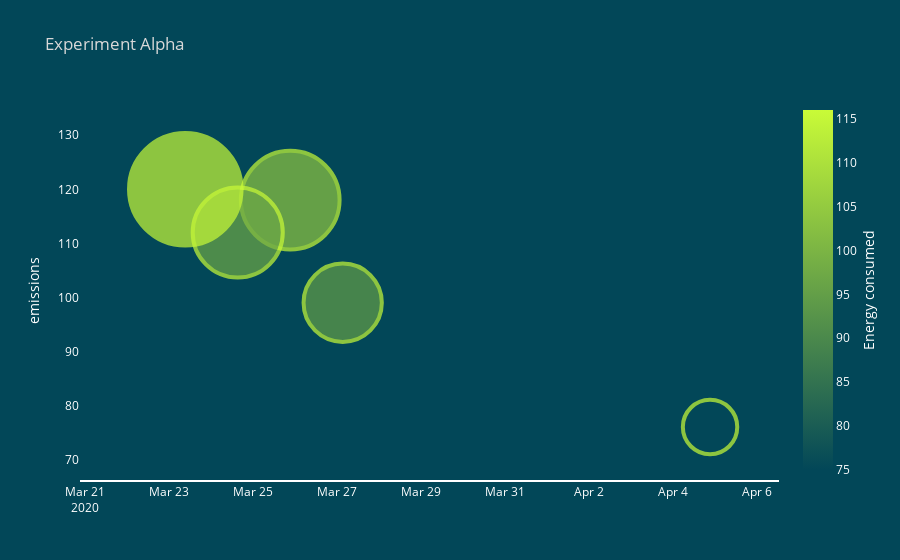

Write notebook code for a chart like this one.
### Markdown cell above
<font size =3>On y est presque !<br>
    
On va maintenant retravailler les "<b> bulles</b>". <br><br>
On va d'abord ajouter un titre à notre color bar avec <b>marker_colorbar_title</b> et, comme il est un peu long, on va le positionner sur le côté avec <b>marker_colorbar_title_side='right'</b> (on a la choix entre right, top, bottom ).<br><br>
On va changer la palette de la colorbar avec <b>marker_colorscale</b>.Comme vous pouvez le voir il suffit de lui donner une liste de couleur (ici 2 mais j'aurais pu lui en donner une 3e pour créer une palette divergente). J'ajoute un contour avec <b>marker_line_color</b> et je défini la largeur du contour avec <b>marker_line_width</b>
    

    
 </font>

### Code cell
fig= go.Figure(
go.Scatter(x=df.timestamp, y=df.emissions, mode='markers', 
               #taille des markers
               marker_size=df.duration, marker_sizeref=2.*max(df.duration)/(15**2), marker_sizemin=10, #marker_line=dict(width=2, color='red')
                #couleur des markers
               marker_color=df.energy_consumed, marker_showscale=True, 
               marker_colorbar_title="Energy consumed",marker_colorbar_title_side='right',
               marker_colorscale=[darkgreen,vividgreen],marker_line_color=vividgreen, marker_line_width= 4,
               #hover 
               text= df.project_name ,
                hovertemplate="<b>%{text}</b><br><br>"+"emissions:%{y} kg eq. CO2<br>"+
               "Energy consumed :%{marker.color} kWh <br>"+ "duration: %{marker.size} min<extra></extra>"#<extra></extra> is used to remove the side box of the hover
))

fig.update_layout(
        title_text= "Experiment Alpha ",
        title_font_color= titleColor,
        font= dict(color='white'),
        paper_bgcolor=darkgreen,
        plot_bgcolor=darkgreen,
        )
fig.update_xaxes(showgrid=False, showline=True, linewidth=2, linecolor='white',)
fig.update_yaxes(showgrid=False, visible=True, title="emissions")

fig.show()

### Figure 1 — Plotly figure (JSON) as saved in the notebook; plotly's stock layout.template omitted (floating-point values rounded to 4 significant figures)
{"data": [{"hovertemplate": "<b>%{text}</b><br><br>emissions:%{y} kg eq. CO2<br>Energy consumed :%{marker.color} kWh <br>duration: %{marker.size} min<extra></extra>", "marker": {"color": [104, 75, 97, 116, 95], "colorbar": {"title": {"side": "right", "text": "Energy consumed"}}, "colorscale": [[0, "#024758"], [1, "#c9fb37"]], "line": {"color": "#c9fb37", "width": 4}, "showscale": true, "size": [695, 383, 634, 792, 551], "sizemin": 10, "sizeref": 7.04}, "mode": "markers", "text": ["project_alpha", "project_beta", "project_delta", "project_gamma", "project_theta"], "type": "scatter", "x": ["2020-03-25T21:26:11", "2020-04-04T21:26:11", "2020-03-24T15:26:11", "2020-03-23T09:26:11", "2020-03-27T03:26:11"], "y": [118, 76, 112, 120, 99]}], "layout": {"font": {"color": "white"}, "paper_bgcolor": "#024758", "plot_bgcolor": "#024758", "title": {"font": {"color": "#d8d8d8"}, "text": "Experiment Alpha "}, "xaxis": {"linecolor": "white", "linewidth": 2, "showgrid": false, "showline": true}, "yaxis": {"showgrid": false, "title": {"text": "emissions"}, "visible": true}}}
